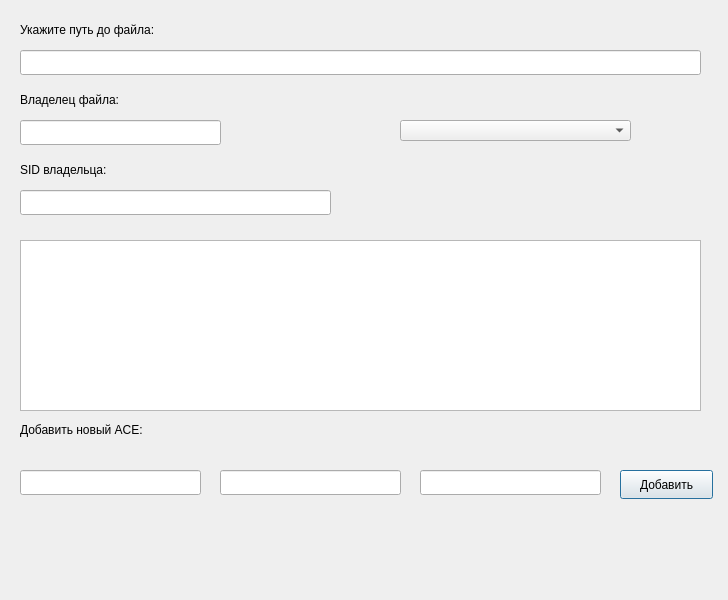
<?xml version="1.0" encoding="UTF-8"?>
<ui version="4.0">
 <class>myFile</class>
 <widget class="QDialog" name="myFile">
  <property name="geometry">
   <rect>
    <x>0</x>
    <y>0</y>
    <width>728</width>
    <height>600</height>
   </rect>
  </property>
  <property name="windowTitle">
   <string>Dialog</string>
  </property>
  <widget class="QLabel" name="label">
   <property name="geometry">
    <rect>
     <x>20</x>
     <y>20</y>
     <width>171</width>
     <height>20</height>
    </rect>
   </property>
   <property name="text">
    <string>Укажите путь до файла:</string>
   </property>
  </widget>
  <widget class="QLineEdit" name="lineEdit">
   <property name="geometry">
    <rect>
     <x>20</x>
     <y>50</y>
     <width>681</width>
     <height>25</height>
    </rect>
   </property>
  </widget>
  <widget class="QLabel" name="label_3">
   <property name="geometry">
    <rect>
     <x>20</x>
     <y>90</y>
     <width>171</width>
     <height>20</height>
    </rect>
   </property>
   <property name="text">
    <string>Владелец файла:</string>
   </property>
  </widget>
  <widget class="QLineEdit" name="lineEdit_3">
   <property name="geometry">
    <rect>
     <x>20</x>
     <y>120</y>
     <width>201</width>
     <height>25</height>
    </rect>
   </property>
  </widget>
  <widget class="QLabel" name="label_4">
   <property name="geometry">
    <rect>
     <x>20</x>
     <y>160</y>
     <width>171</width>
     <height>20</height>
    </rect>
   </property>
   <property name="text">
    <string>SID владельца:</string>
   </property>
  </widget>
  <widget class="QLineEdit" name="lineEdit_4">
   <property name="geometry">
    <rect>
     <x>20</x>
     <y>190</y>
     <width>311</width>
     <height>25</height>
    </rect>
   </property>
  </widget>
  <widget class="QListWidget" name="listWidget">
   <property name="geometry">
    <rect>
     <x>20</x>
     <y>240</y>
     <width>681</width>
     <height>171</height>
    </rect>
   </property>
  </widget>
  <widget class="QLabel" name="label_5">
   <property name="geometry">
    <rect>
     <x>20</x>
     <y>420</y>
     <width>171</width>
     <height>20</height>
    </rect>
   </property>
   <property name="text">
    <string>Добавить новый ACE:</string>
   </property>
  </widget>
  <widget class="QLineEdit" name="lineEdit_5">
   <property name="geometry">
    <rect>
     <x>20</x>
     <y>470</y>
     <width>181</width>
     <height>25</height>
    </rect>
   </property>
  </widget>
  <widget class="QLineEdit" name="lineEdit_6">
   <property name="geometry">
    <rect>
     <x>220</x>
     <y>470</y>
     <width>181</width>
     <height>25</height>
    </rect>
   </property>
  </widget>
  <widget class="QLineEdit" name="lineEdit_7">
   <property name="geometry">
    <rect>
     <x>420</x>
     <y>470</y>
     <width>181</width>
     <height>25</height>
    </rect>
   </property>
  </widget>
  <widget class="QPushButton" name="pushButton">
   <property name="geometry">
    <rect>
     <x>620</x>
     <y>470</y>
     <width>93</width>
     <height>29</height>
    </rect>
   </property>
   <property name="text">
    <string>Добавить</string>
   </property>
  </widget>
  <widget class="QComboBox" name="comboBox">
   <property name="geometry">
    <rect>
     <x>400</x>
     <y>120</y>
     <width>231</width>
     <height>21</height>
    </rect>
   </property>
  </widget>
  <widget class="QLabel" name="label_2">
   <property name="geometry">
    <rect>
     <x>400</x>
     <y>160</y>
     <width>231</width>
     <height>20</height>
    </rect>
   </property>
   <property name="text">
    <string/>
   </property>
  </widget>
 </widget>
 <resources/>
 <connections/>
</ui>
